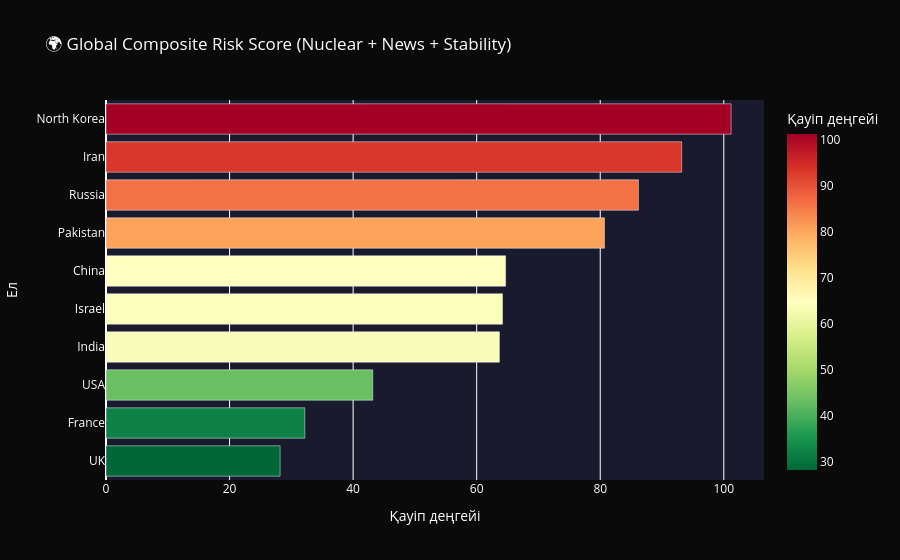

Notebook source saved alongside this figure:
### Code cell
# Composite Risk Score визуализация
fig5 = px.bar(
    composite.sort_values('composite_score', ascending=True),
    x='composite_score',
    y='country',
    orientation='h',
    color='composite_score',
    color_continuous_scale='RdYlGn_r',
    title='🌍 Global Composite Risk Score (Nuclear + News + Stability)',
    labels={'composite_score': 'Қауіп деңгейі', 'country': 'Ел'}
)

fig5.update_layout(
    paper_bgcolor='#0a0a0a',
    plot_bgcolor='#1a1a2e',
    font=dict(color='white')
)

fig5.show()

# Radar chart — елдер бойынша
fig6 = px.scatter_geo(
    composite.merge(df_nuclear[['country', 'latitude', 'longitude']], on='country'),
    lat='latitude',
    lon='longitude',
    size='composite_score',
    color='composite_score',
    hover_name='country',
    color_continuous_scale='Reds',
    title='🗺️ Global Risk Map — Composite Score',
    projection='natural earth'
)

fig6.update_layout(
    paper_bgcolor='black',
    geo=dict(bgcolor='#0a0a0a', landcolor='#1a1a2e', oceancolor='#16213e'),
    font=dict(color='white')
)

fig6.show()

### Figure 1 — Plotly figure (JSON) as saved in the notebook; plotly's stock layout.template omitted (floating-point values rounded to 4 significant figures)
{"data": [{"hovertemplate": "Қауіп деңгейі=%{marker.color}<br>Ел=%{y}<extra></extra>", "legendgroup": "", "marker": {"color": [28.18, 32.18, 43.18, 63.68, 64.18, 64.68, 80.68, 86.18, 93.18, 101.2], "coloraxis": "coloraxis", "pattern": {"shape": ""}}, "name": "", "orientation": "h", "showlegend": false, "textposition": "auto", "type": "bar", "x": [28.18, 32.18, 43.18, 63.68, 64.18, 64.68, 80.68, 86.18, 93.18, 101.2], "xaxis": "x", "y": ["UK", "France", "USA", "India", "Israel", "China", "Pakistan", "Russia", "Iran", "North Korea"], "yaxis": "y"}], "layout": {"barmode": "relative", "coloraxis": {"colorbar": {"title": {"text": "Қауіп деңгейі"}}, "colorscale": [[0, "rgb(0,104,55)"], [0.1, "rgb(26,152,80)"], [0.2, "rgb(102,189,99)"], [0.3, "rgb(166,217,106)"], [0.4, "rgb(217,239,139)"], [0.5, "rgb(255,255,191)"], [0.6, "rgb(254,224,139)"], [0.7, "rgb(253,174,97)"], [0.8, "rgb(244,109,67)"], [0.9, "rgb(215,48,39)"], [1, "rgb(165,0,38)"]]}, "font": {"color": "white"}, "legend": {"tracegroupgap": 0}, "paper_bgcolor": "#0a0a0a", "plot_bgcolor": "#1a1a2e", "title": {"text": "🌍 Global Composite Risk Score (Nuclear + News + Stability)"}, "xaxis": {"anchor": "y", "domain": [0, 1], "title": {"text": "Қауіп деңгейі"}}, "yaxis": {"anchor": "x", "domain": [0, 1], "title": {"text": "Ел"}}}}
